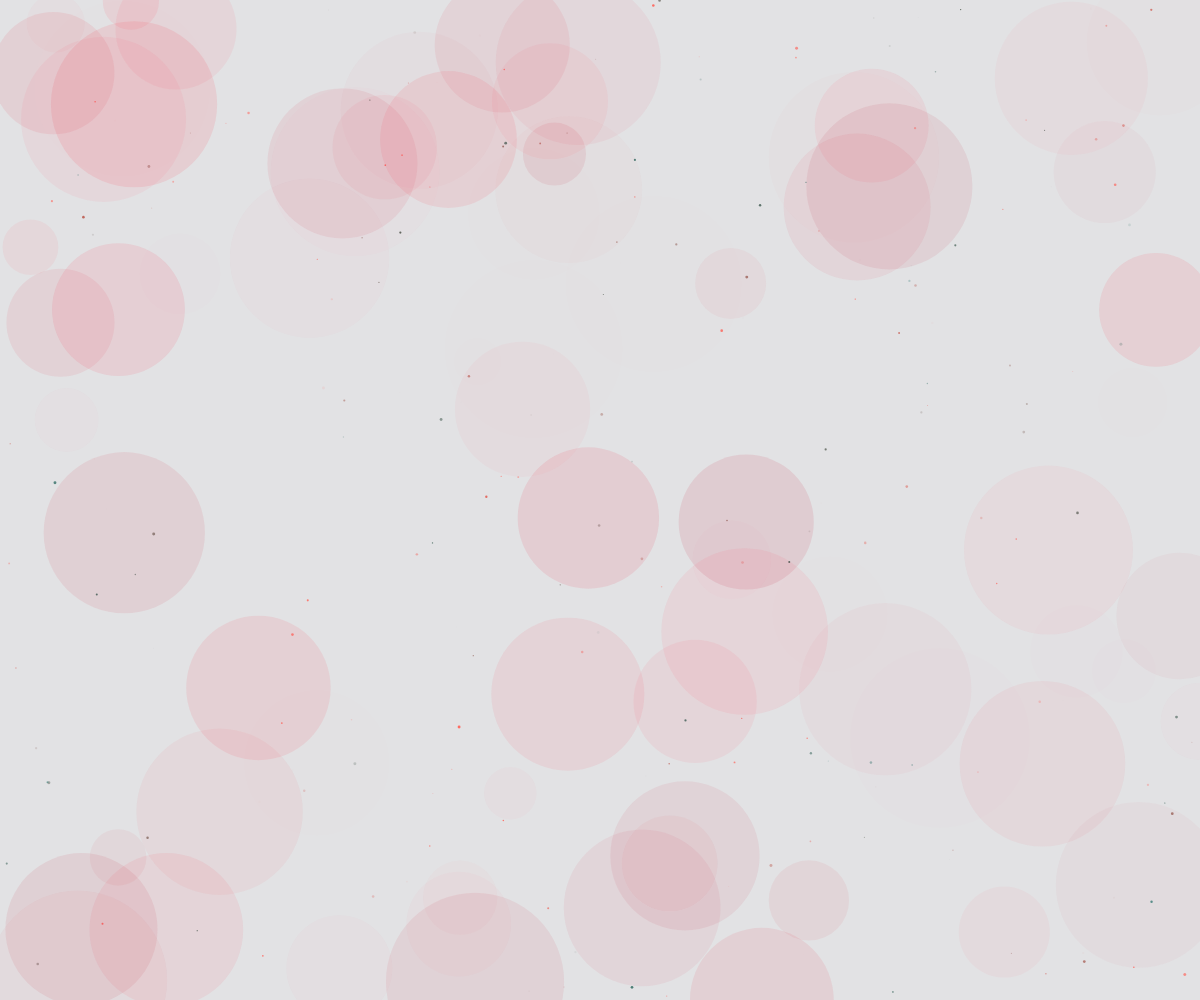
Frame 1 (no input)
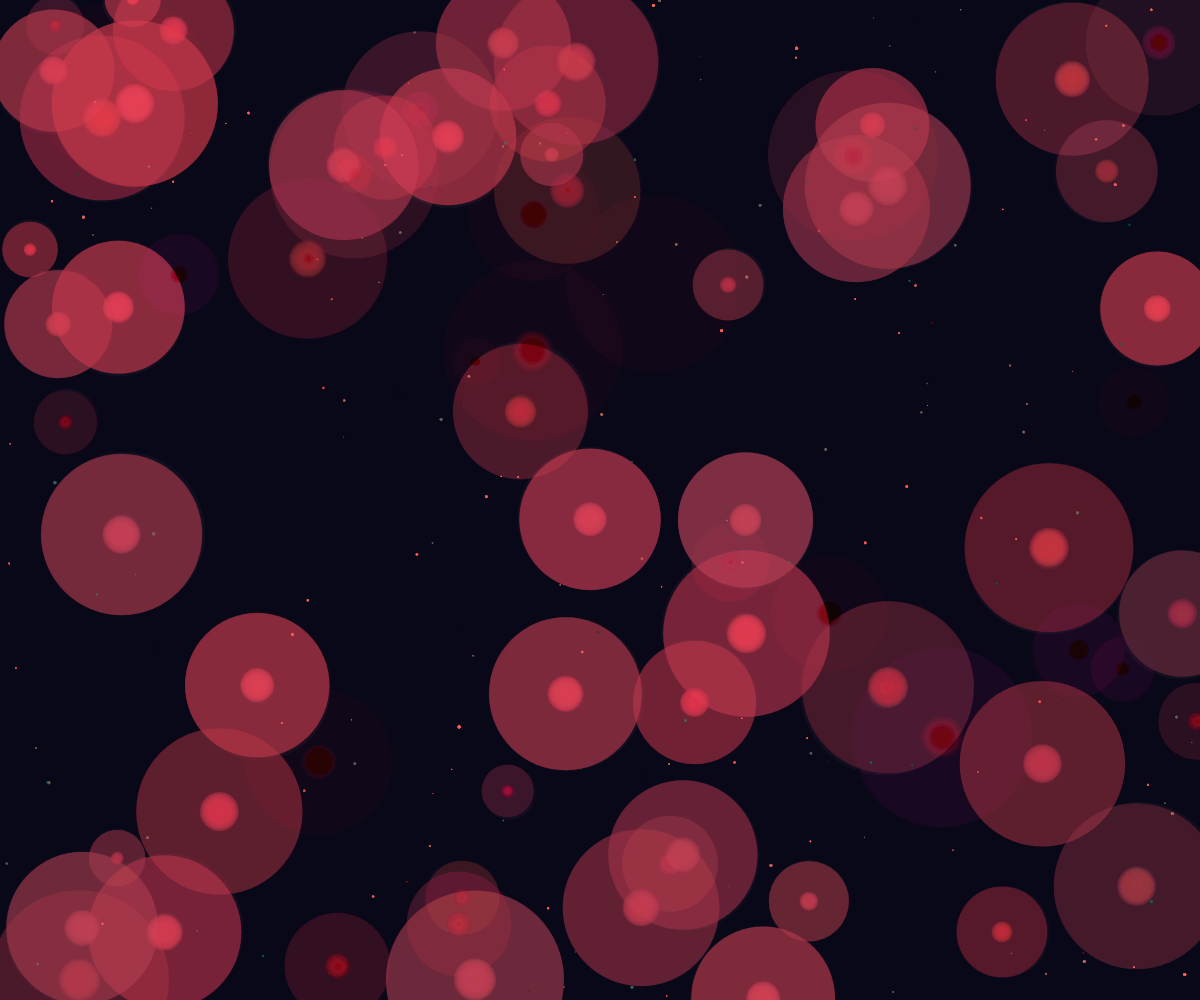
Frame 60 (no input)
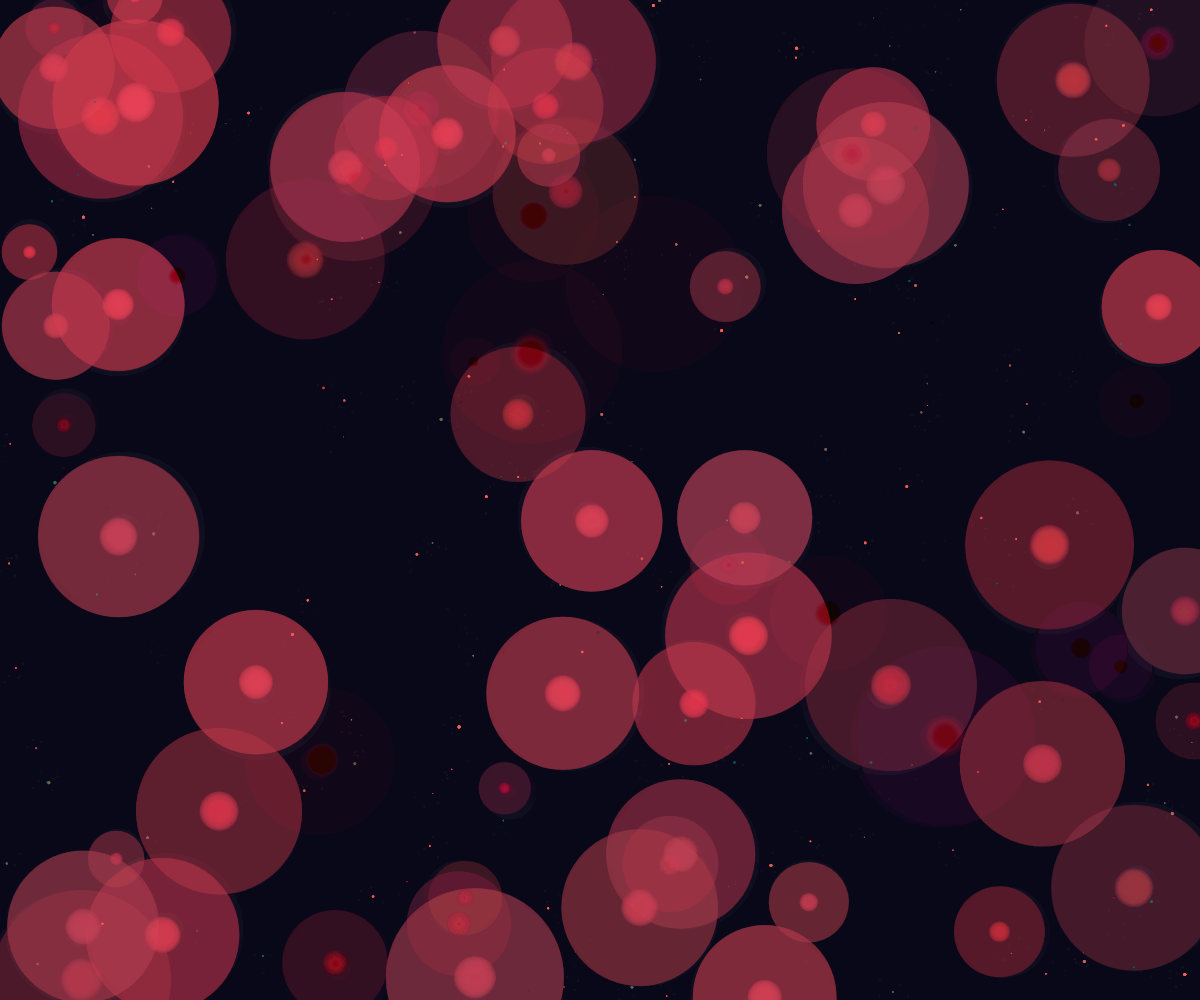
Frame 120 (the mouse pressed at the canvas centre since frame 60)

The p5.js sketch that drew these frames (run headless with seeded random() and noise() and a simulated clock; from frame 60 on, the mouse is pressed at the canvas centre):

// p5.js sketch
// ── sketch.js
let circles = [];
let stars = [];
let time = 0;

function setup() {
  createCanvas(windowWidth, windowHeight);
  noStroke();
  
  // Create floating circles with continuous motion and fluctuating properties
  for (let i = 0; i < 80; i++) {
    circles.push({
      x: random(width),
      y: random(height),
      radius: random(40, 150),
      speedX: random(-0.05, 0.05),
      speedY: random(-0.05, 0.05),
      alpha: random(20, 60),
      hue: random(200, 260),
      pulseSpeed: random(0.005, 0.015),
      pulsePhase: random(TWO_PI),
      trail: []
    });
  }
  
  // Create stars
  for (let i = 0; i < 200; i++) {
    stars.push({
      x: random(width),
      y: random(height),
      size: random(1, 3),
      brightness: random(200, 255),
      pulseSpeed: random(0.01, 0.03),
      pulsePhase: random(TWO_PI),
      hue: random(360),
      trail: []
    });
  }
}

function draw() {
  // Semi-transparent background for trail effect
  background(10, 10, 25, 30);
  
  time += 0.003;

  // Draw stars with rainbow pulsation and shimmering trails
  for (let star of stars) {
    let pulse = sin(time * star.pulseSpeed + star.pulsePhase) * 0.5 + 0.5;
    let currentBrightness = star.brightness * pulse;
    fill(star.hue, 100, 90, currentBrightness);
    ellipse(star.x, star.y, star.size);
    
    // Update hue for rainbow effect
    star.hue = (star.hue + 0.3) % 360;
    
    // Add to trail
    star.trail.push({x: star.x, y: star.y, alpha: 255});
    if (star.trail.length > 15) {
      star.trail.shift();
    }
    
    // Draw trail
    for (let i = 0; i < star.trail.length; i++) {
      let point = star.trail[i];
      let trailAlpha = map(i, 0, star.trail.length, 0, currentBrightness);
      fill(star.hue, 100, 90, trailAlpha * 0.5);
      ellipse(point.x, point.y, star.size * (i / star.trail.length));
    }
    
    // Occasionally resolve trail into dust clusters
    if (frameCount % 100 === 0 && star.trail.length > 5) {
      let lastPoint = star.trail[star.trail.length - 1];
      let dustCount = floor(random(3, 8));
      for (let i = 0; i < dustCount; i++) {
        let angle = random(TWO_PI);
        let distance = random(5, 20);
        let x = lastPoint.x + cos(angle) * distance;
        let y = lastPoint.y + sin(angle) * distance;
        let size = random(0.5, 2);
        let dustHue = (star.hue + random(-10, 10)) % 360;
        fill(dustHue, 100, 90, 200);
        ellipse(x, y, size);
      }
    }
  }

  // Draw floating and pulsing circles
  for (let circle of circles) {
    // Update position with steady tide-like motion
    circle.x += circle.speedX;
    circle.y += circle.speedY;

    // Keep circles on canvas by wrapping around edges
    if (circle.x < -circle.radius) circle.x = width + circle.radius;
    if (circle.x > width + circle.radius) circle.x = -circle.radius;
    if (circle.y < -circle.radius) circle.y = height + circle.radius;
    if (circle.y > height + circle.radius) circle.y = -circle.radius;

    // Add current position to trail
    circle.trail.push({x: circle.x, y: circle.y, alpha: 255});
    
    // Limit trail length
    if (circle.trail.length > 20) {
      circle.trail.shift();
    }

    // Create internal fluctuation in luminosity and opacity
    let pulse = sin(time * circle.pulseSpeed + circle.pulsePhase) * 0.5 + 0.5;
    let currentAlpha = circle.alpha * pulse;
    let currentHue = (circle.hue + time * 0.2) % 360;

    // Draw trail
    for (let i = 0; i < circle.trail.length; i++) {
      let point = circle.trail[i];
      let trailAlpha = map(i, 0, circle.trail.length, 0, currentAlpha);
      fill(currentHue, 70, 90, trailAlpha * 0.5);
      ellipse(point.x, point.y, circle.radius * (i / circle.trail.length) * 0.3);
    }

    // Draw main circle
    fill(currentHue, 70, 90, currentAlpha * 0.7);
    ellipse(circle.x, circle.y, circle.radius * 1.2);
  }
}

function windowResized() {
  resizeCanvas(windowWidth, windowHeight);
}
